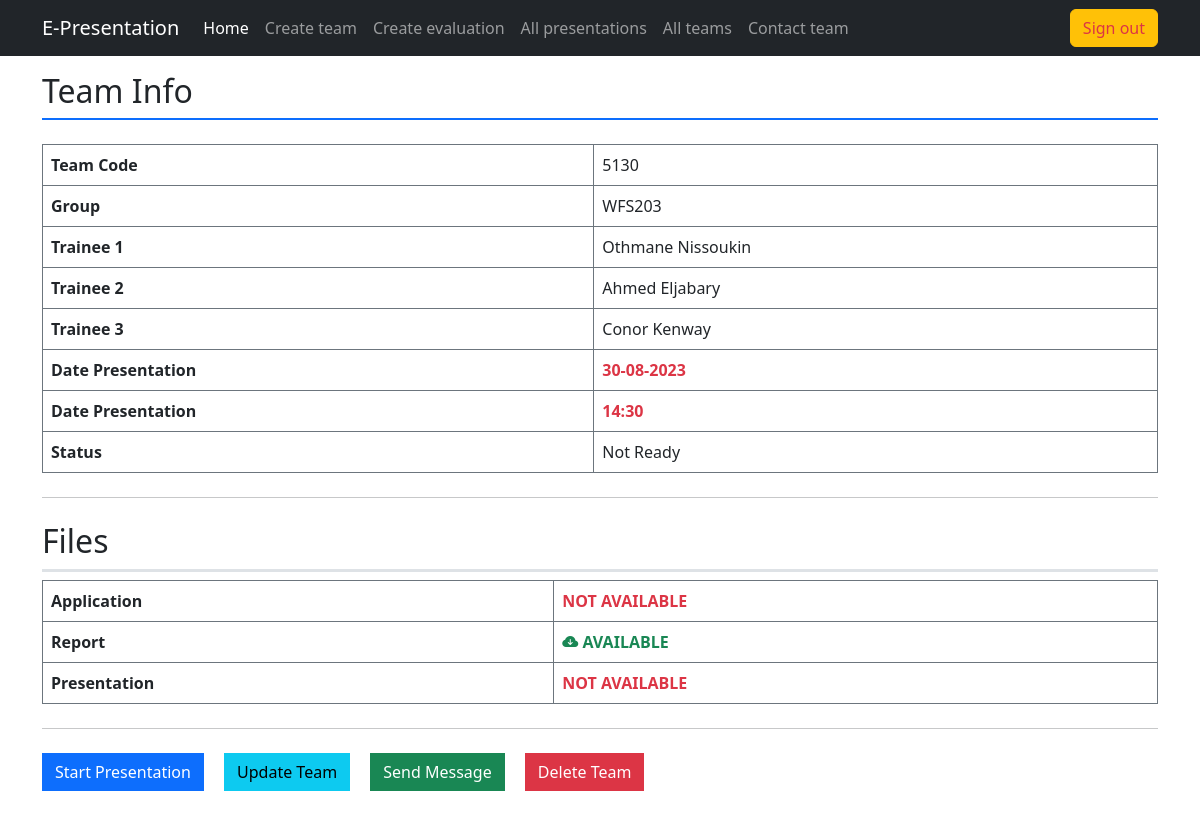
The app's page /index.php?action=team_info&team_code=5130 (signed in) with its own data.
### tables this page shows
CREATE TABLE `team` (
  `team_code` varchar(8) NOT NULL,
  `group_code` varchar(10) NOT NULL,
  `presentation_date` date DEFAULT NULL,
  `presentation_time` time DEFAULT NULL,
  `status` enum('Done','Ready','Not Ready') DEFAULT 'Not Ready'
);

CREATE TABLE `trainee` (
  `trainee_id` int(11) NOT NULL,
  `team_code` varchar(8) NOT NULL,
  `fullname` varchar(255) NOT NULL,
  `trainee_login` varchar(16) NOT NULL,
  `trainee_password` varchar(255) NOT NULL DEFAULT '246810',
  `status` enum('active','inactive') NOT NULL DEFAULT 'inactive',
  `email` varchar(255) DEFAULT 'trigger2000p@gmail.com'
);

### app/controller/layouts_rendering.php (called while the page is built, shortened)
<?php
    class LayoutRendering {
        static function team_info() {
            $team_code = $_GET["team_code"];
            $team_info = PresentationModel::retrieve_teams_data($team_code);
            $team_members = TraineeModel::get_team_members($team_code);
            $app_info = FileModel::retrieve_path($team_code, "application");
            $report_info = FileModel::retrieve_path($team_code, "report");
            $presentation_info = FileModel::retrieve_path($team_code, "presentation");
            require "app/view/mentor/team_info.php";
        }
    }

### app/model/team_model.php (called while the page is built, shortened)
<?php
    class PresentationModel {
        static function connection() {
            $username = "root";
            $password = "";
            $host = "localhost";
            $dbname = "e-presentations";
            $dsn = "mysql:host=$host;dbname=$dbname";
            try {
                return new PDO($dsn, $username, $password);
            } catch (PDOException $err) {
                echo "<div class='alert alert-danger'>Database connection couldn't be established</div>";
                $err->getMessage();
            }
        }
        static function retrieve_teams_data($team_code) {
            $connection = self::connection();
            $query = $connection->prepare("SELECT * FROM team  WHERE team_code = :team_code");
            $query->execute([":team_code" => $team_code]);
            return $query->fetch(PDO::FETCH_ASSOC);
        }
    }
?>

### app/model/trainee_model.php (called while the page is built, shortened)
<?php
    class TraineeModel {
        static function get_team_members($team_code) {
            $connection = PresentationModel::connection();
            $query = $connection->prepare("
                SELECT * FROM trainee
                WHERE team_code = :team_code");
            $query->execute([":team_code" => $team_code]);
            return $query->fetchALL(PDO::FETCH_ASSOC);
        }
    }

### app/model/file_model.php (called while the page is built, shortened)
<?php
    class FileModel {
        static function retrieve_path($team_code, $file_type) {
            $connection = PresentationModel::connection();
            $query = $connection->prepare("SELECT * FROM files WHERE team_code = :team_code AND file_type = :file_type");
            $query->execute([":team_code" => $team_code, ":file_type" => $file_type]);
            return $query->fetch(PDO::FETCH_ASSOC);
        }
    }
?>

### app/view/mentor/team_info.php (the view, shortened to what this page needs)
<h2 class="border-bottom pb-2 border-2 border-primary mb-4">Team Info</h2>
<table class="table table-bordered border-secondary table-hover border-striped">
    <tr>
        <td class="fw-bold">Team Code</td>
        <td><?= $team_info["team_code"] ?></td>
    </tr>
    <tr>
        <td class="fw-bold">Group</td>
        <td><?= $team_info["group_code"] ?></td>
    </tr>
    <tr>
        <td class="fw-bold">Trainee 1</td>
        <td><?= isset($team_members[0]) ? $team_members[0]["fullname"] : "------" ?></td>
    </tr>
    <tr>
        <td class="fw-bold">Trainee 2</td>
        <td><?= isset($team_members[1]) ? $team_members[1]["fullname"] : "------" ?></td>
    </tr>
    <tr>
        <td class="fw-bold">Trainee 3</td>
        <td><?= isset($team_members[2]) ? $team_members[2]["fullname"] : "------" ?></td>
    </tr>
    <tr>
        <td class="fw-bold">Date Presentation</td>
        <td class="text-danger fw-bold"><?= $team_info["presentation_date"] == "0000-00-00"? "Unknown": implode("-", array_reverse(explode("-", $team_info["presentation_date"])))?></td>
    </tr>
    <tr>
        <td class="fw-bold">Date Presentation</td>
        <td class="text-danger fw-bold"><?= $team_info["presentation_time"] == "00:00:00"? "Unknown": substr($team_info["presentation_time"], 0, 5)?></td>
    </tr>
    <tr>
        <td class="fw-bold">Status</td>
        <td><?= $team_info["status"] ?></td>
    </tr>
</table>
    <hr class="my-4" />
    <h2 class="border-bottom pb-2 border-3">Files</h2>
    <table class="table table-bordered border-secondary table-hover border-striped">
    <tr>
        <td class="fw-bold">Application</td>
            <?php if (empty($app_info)): ?>
                <td class="fw-bold text-danger">NOT AVAILABLE</td>
            <?php endif;?>
    </tr>
    <tr>
        <td class="fw-bold">Report</td>
            <?php if (empty($report_info)): ?>
                <td class="fw-bold text-danger">NOT AVAILABLE</td>
            <?php else: ?>
                <td class="fw-bold">
                    <a class="text-success text-decoration-none" href="<?= $report_info['file_path'] ?>">
                        <i class="bi bi-cloud-arrow-down-fill"></i> AVAILABLE
                    </a>
                </td>
            <?php endif;?>
    </tr>
    <tr>
        <td class="fw-bold">Presentation</td>
            <?php if (empty($presentation_info)): ?>
                <td class="fw-bold text-danger">NOT AVAILABLE</td>
            <?php endif;?>
    </tr>
    </table>
    <hr class="my-4" />
    <a href="index.php?action=select_evaluation&team_code=<?= $team_info["team_code"] ?>" class="btn btn-primary me-3 mb-3 rounded-0">Start Presentation</a>
    <a href="index.php?action=update&team_code=<?= $team_info["team_code"] ?>" class="btn btn-info me-3 mb-3 rounded-0">Update Team</a>
    <a href="index.php?action=contact&team_code=<?= $team_info["team_code"] ?>"" class="btn btn-success me-3 mb-3 rounded-0">Send Message</a>
    <a href="#" class="btn btn-danger me-3 mb-3 rounded-0">Delete Team</a>
<?php
    require "app/view/master.php";
?>

### records on screen
team: team_code "5130", group_code "WFS203", presentation_date "30-08-2023", presentation_time "14:30", status "Not Ready"
trainee: fullname "Othmane Nissoukin"
trainee: fullname "Ahmed Eljabary"
trainee: fullname "Conor Kenway"
